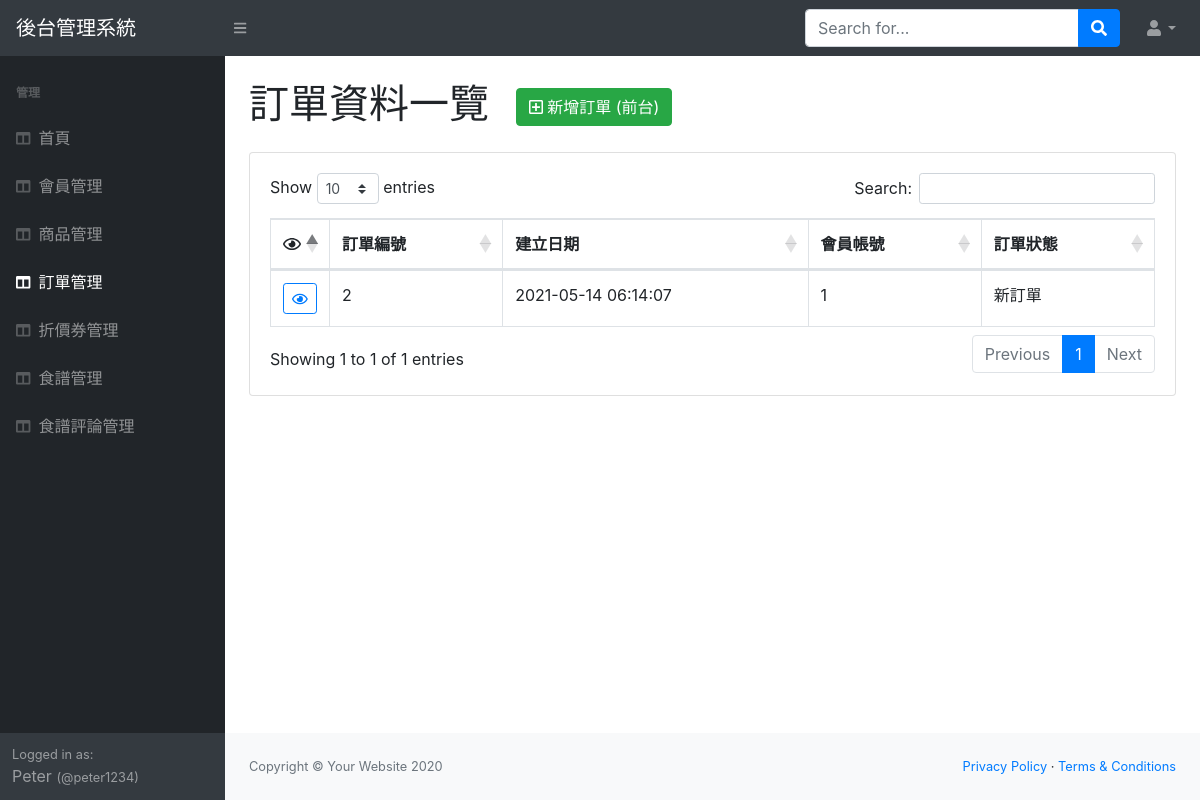
Screenshot of /order_list.php (signed in) with the database file from the repository.
### tables this page shows
CREATE TABLE `orders` (
  `id` int NOT NULL,
  `created_time` datetime NOT NULL,
  `member_id` int NOT NULL,
  `order_status` tinyint(1) DEFAULT NULL,
  `disabled` tinyint(1) NOT NULL DEFAULT '0'
);

### order_list.php (the view, shortened to what this page needs)
<?php
    require_once "utils/db_connect_mysqli.php";
    $ordersql = "SELECT * FROM orders WHERE disabled = 0";
    $result = $conn->query($ordersql);
    $orderStatus = "SELECT * FROM order_status";
    $resultStatus = $conn->query($orderStatus);
    while($status = $resultStatus->fetch_assoc()) {
        $checkOrderStatus[$status["status_id"]] = $status["status"];
    };
    $membersql="SELECT * FROM members ";
    $resultmembers=$conn->query($membersql);
    while($members = $resultmembers->fetch_assoc()){
        $memberName[$members["member_id"]]=$members["username"];
    };
?>
<!DOCTYPE html>
<html lang="en">
<head>
    <?php require 'includes/head.php'; ?>
    <link href="https://cdn.datatables.net/1.10.20/css/dataTables.bootstrap4.min.css" rel="stylesheet" />
</head>
<body class="sb-nav-fixed">
    <?php require 'includes/topnav.php'; ?>
    <div id="layoutSidenav">
        <div id="layoutSidenav_nav">
            <?php require 'includes/sidenav.php'; ?>
        </div>
        <div id="layoutSidenav_content">
            <main>
                <div class="container-fluid">
                    <h1 class="my-4">
                        訂單資料一覽
                        <a href="demo-product-list.php" class="btn btn-success ml-3" target="_blank">
                            <i class="far fa-plus-square"></i>
                            新增訂單 (前台)
                        </a>
                    </h1>
                    <div class="card mb-4">
                        <div class="card-body">
                            <div class="table-responsive">
                                <table class="table table-bordered" id="dataTable" width="100%" cellspacing="0">
                                    <thead>
                                        <tr>
                                            <th style="width: 20px;"><i class="far fa-eye"></i></th>
                                            <th>訂單編號</th>
                                            <th>建立日期</th>
                                            <th>會員帳號</th>
                                            <th>訂單狀態</th>
                                        </tr>
                                    </thead>
                                    <tbody>
                                        <?php while ($row=$result->fetch_assoc()): ?>
                                            <tr>
                                                <td>
                                                    <a href="order_detail.php?id=<?= $row["id"] ?>" class="btn btn-outline-primary btn-sm">
                                                        <i class="far fa-eye"></i>
                                                    </a>
                                                </td>
                                                <td><?= $row["id"] ?></td>
                                                <td><?= $row["created_time"] ?></td>
                                                <td><?= $memberName[$row["member_id"]] ?></td>
                                                <td><?= $checkOrderStatus[$row["order_status"]] ?></td>
                                            </tr>
                                        <?php endwhile; ?>
                                    </tbody>
                                </table>
                            </div>
                        </div>
                    </div>
                </div>
            </main>
            <?php require 'includes/footer.php'; ?>
        </div>
    </div>
</body>
</html>

### rows the page displays
orders: id "2", created_time "2021-05-14 06:14:07", member "1", order_status "新訂單"

### other values shown
$websiteTitle "後台管理系統"
$title "首頁"
$title "會員管理"
$title "商品管理"
$title "訂單管理"
$title "折價券管理"
$title "食譜管理"
$title "食譜評論管理"
$_SESSION['login']['name'] "Peter"
$_SESSION['login']['username'] "peter1234"
